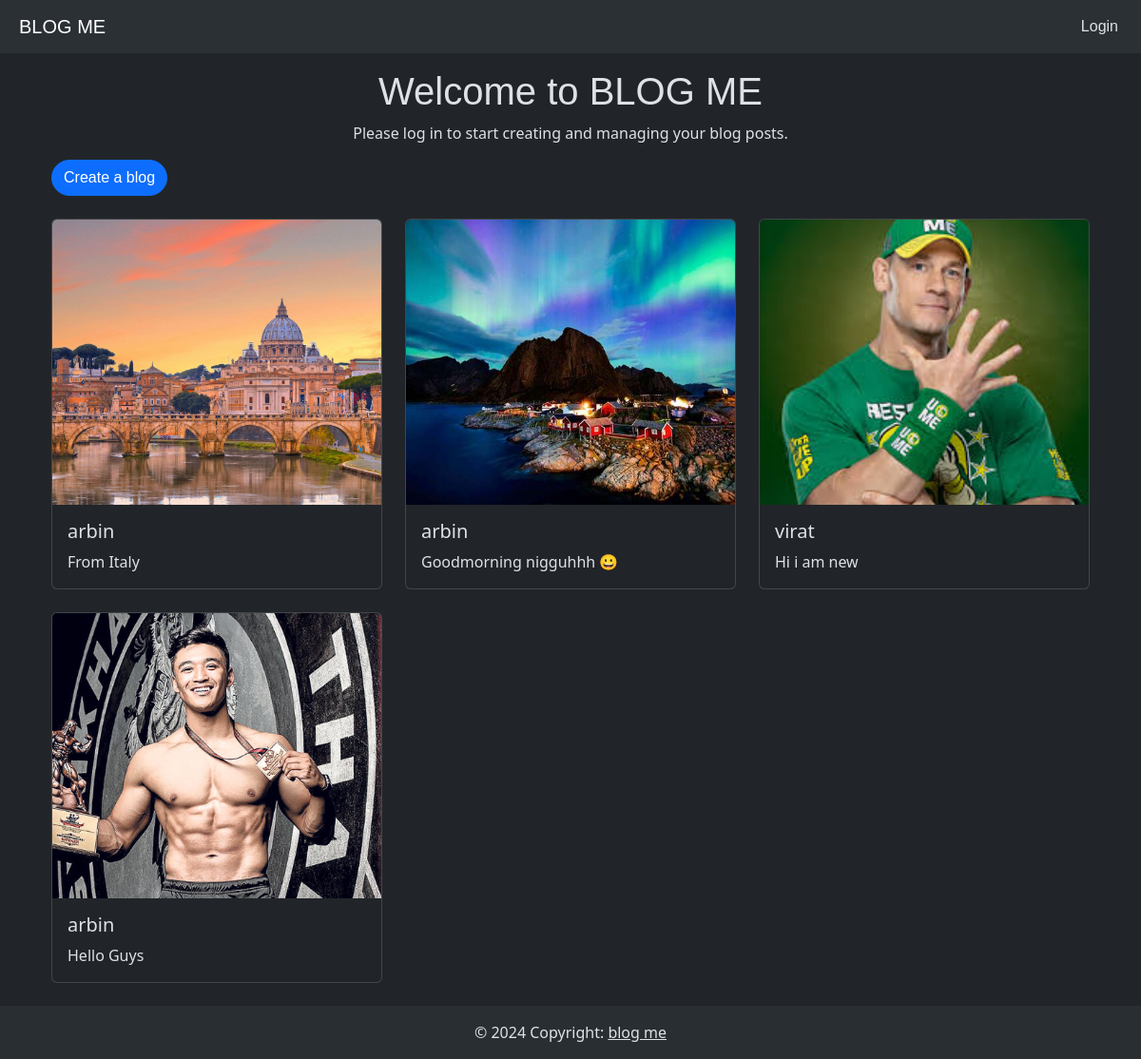
Before: / with the older database file.
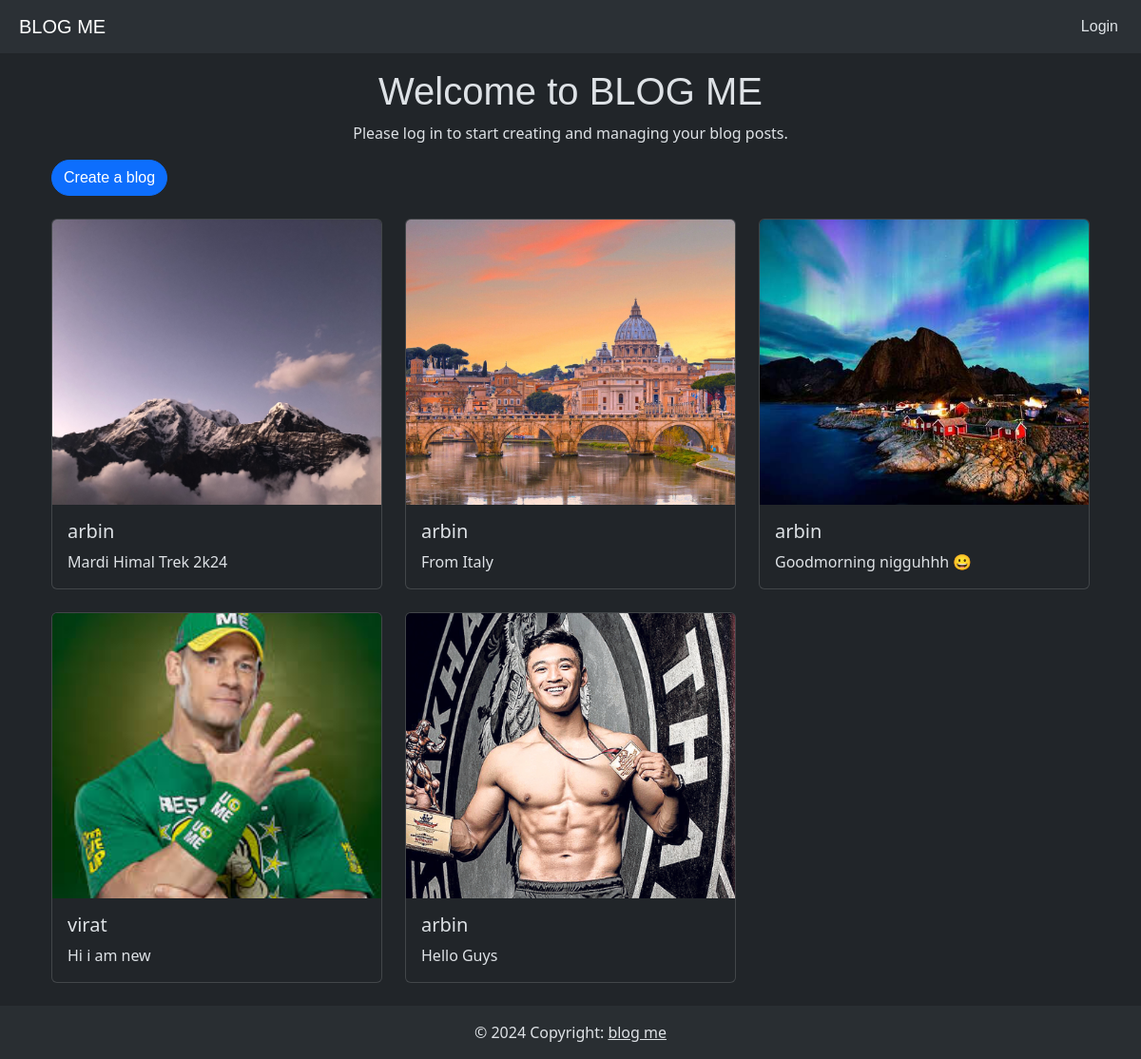
After: the same page with the newer database file.
### tweet/models.py (models this page shows, shortened)
class Tweet(models.Model):  # Use models.Model with correct capitalization
    user = models.ForeignKey(User, on_delete=models.CASCADE)
    text = models.TextField(max_length=240)
    photo = models.ImageField(upload_to='photos/', blank=True, null=True)
    created_at = models.DateTimeField(auto_now_add=True)  # Fixed attribute name
    updated_at = models.DateTimeField(auto_now=True)

### tweet/views.py (the view)
# urls.py: path('', views.tweet_list, name='tweet_list'),
def tweet_list(request):
    tweets = Tweet.objects.all().order_by('-created_at')
    return render(request, 'tweet_list.html', {'tweets': tweets})

### tweet/templates/tweet_list.html (shortened to what this page needs)
{% extends "layout.html" %}
{% block content %}
    {% if user.is_authenticated %}
        <h1 class="text-center font-weight-bold mt-3" style="font-family: Arial, sans-serif;">Your Blog</h1>
        {% else %}
        <h1 class="text-center font-weight-bold mt-3" style="font-family: Arial, sans-serif;">Welcome to BLOG ME</h1>
        <p class="text-center">Please log in to start creating and managing your blog posts.</p>
    {% endif %}
    <div class="container">
        <div class="row mb-4">
            <div class="col-md-4">
                <a class="btn btn-primary rounded-pill " style="font-family: Arial, sans-serif;" href="{% url 'tweet_create' %}">Create a blog</a>
            </div>
        </div>
        <div class="row">
            {% for tweet in tweets %}
                <div class="col-md-4 d-flex mb-4">
                    <div class="card flex-grow-1" style="width: 18rem; height: 100%;">
                        {% if tweet.photo %}
                            <img src="{{ tweet.photo.url }}" class="card-img-top" style="height: 300px; object-fit: cover; width: 100%;" alt="...">
                        {% endif %}
                        <div class="card-body d-flex flex-column justify-content-between">
                            <h5 class="card-title">{{ tweet.user.username }}</h5>
                            <p class="card-text flex-grow-1">{{ tweet.text }}</p>
                        </div>
                    </div>
                </div>
            {% endfor %}
        </div>
    </div>
{% endblock %}

### templates/layout.html (shortened to what this page needs)
{% load static %}
<!DOCTYPE html>
<html lang="en" data-bs-theme="dark">
<head>
    <link rel="stylesheet" href="https://cdnjs.cloudflare.com/ajax/libs/font-awesome/6.0.0-beta3/css/all.min.css">
    <link href="https://cdn.jsdelivr.net/npm/bootstrap@5.3.3/dist/css/bootstrap.min.css" rel="stylesheet">
</head>
<body class="bg-dark wrapper">
    <nav class="navbar navbar-expand-lg bg-body-tertiary">
        <div class="container-fluid">
            <a class="navbar-brand mx-2" href="{% url 'tweet_list' %}" style="font-family: Arial, sans-serif;">BLOG ME</a>
            <div class="collapse navbar-collapse" id="navbarSupportedContent">
                {% if user.is_authenticated %}
                <form method="post" action="{% url 'logout' %}" class="d-inline">
                    {% csrf_token %}
                    <button class="btn btn text-button border-0" type="submit">Logout</button>
                </form>
                {% else %}
                <a href="{% url 'login' %}">
                  <button class="btn btn text-button border-0" style="font-family: Arial, sans-serif;">Login</button>
                </a>
                {% endif %}
            </div>
        </div>
    </nav>
    <div class="container content">
        {% block content %}
        {% endblock %}
    </div>
    <footer class="bg-body-tertiary text-center text-lg-start">
      <div class="text-center p-3" style="background-color: rgba(0, 0, 0, 0.05);">
          © 2024 Copyright:
          <a class="text-body" href="{% url 'tweet_list' %}" >blog me</a>
      </div>
    </footer>
</body>
</html>

### templates/layout.html (style rules this page uses)
html, body { height: 100%; margin: 0; }
.wrapper { display: flex; flex-direction: column; min-height: 100vh; }
.content { flex: 1; }
footer { background-color: #f8f9fa; }

### tweet/templates/tweet_list.html (style rules this page uses)
.card { transition: transform 0.3s ease, box-shadow 0.3s ease; }
.btn-primary { transition: background-color 0.3s ease; }

Changed rows visible on the page:
added Tweet: photo (picture), user.username "arbin", text "Mardi Himal Trek 2k24"
